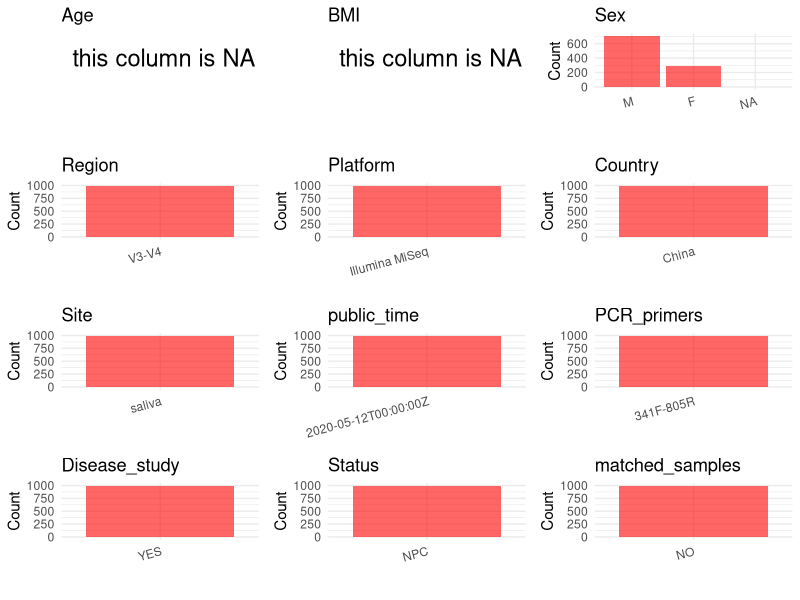

Recreate this plot in R. (Note: this script raises an error after producing the figure.)
## ---- chunk 1
# Load necessary libraries
library(dplyr)
library(ggplot2)
library(cowplot)

# Set working directory (update this path to your local directory)
setwd("D:/oral_project/PRJEB37445")

# Read the initial metadata files
initial_meta<-read.csv("SraRunTable.csv",header = T)

# Combine the two metadata files
#meta <- rbind(initial_meta, initial_meta1)

#Remove entries non-oral samples
#initial_meta <- subset(initial_meta,isolate %in% c("saliva","tongue coat"))

# Check the number of samples containing "HT" in Sample.Name (e.g., healthy controls)
#nrow(subset(meta, grepl("HT", Sample.Name)))

# Display the first few rows of the metadata
head(initial_meta)
## ---- chunk 2
# Create a uniform metadata dataframe
metadata <- data.frame(
  BioProject = initial_meta$BioProject,
  Run = initial_meta$Run,
  sample_name = initial_meta$Sample_name,
  Age = NA,
  BMI = NA,
  Sex = initial_meta$sex,
  Region = "V3-V4",
  Platform = initial_meta$Instrument,
  Country = initial_meta$geo_loc_name_country,
  Site = initial_meta$environment_.material.,
  public_time = initial_meta$ReleaseDate,
  stringsAsFactors = FALSE
)
## ---- chunk 3
# Add information obtained from the publication
metadata$PCR_primers <- "341F-805R"
metadata$title <- "Influence of Pre-treatment Saliva Microbial Diversity and Composition on Nasopharyngeal Carcinoma Prognosis"
metadata$Disease_study <- "YES"
# Assign disease status based on sample_name patterns
metadata$Status<-"NPC"

#get subjects id according to sample id
metadata$sample_name<-gsub("case_|control_","",metadata$sample_name)
#get subjects id with Saliva available
keep_subjects<-subset(metadata,Site %in% "saliva")
#remove subjects without Saliva samples
metadata<-subset(metadata,sample_name %in% keep_subjects$sample_name)
#get subjects sampling counts
sample_counts <- table(metadata$sample_name)
# Create matched_samples column, any subjects have >=2 samples will be label "YES", otherwise "NO"
metadata <- metadata %>%
  group_by(sample_name) %>%
  mutate(
    sample_count = n(),
    unique_sites = n_distinct(Site),
    matched_samples = ifelse(sample_count >= 2 & unique_sites >= 2, "YES", "NO")
  ) %>%
  select(-sample_count, -unique_sites)  # 移除临时列
## ---- chunk 4
metadata <- metadata %>%
  mutate(
    Sex = trimws(Sex),                # 去掉首尾空格
    Sex = tolower(Sex),               # 全部转小写，方便统一处理
    Sex = case_when(
      Sex == "female" ~ "F",
      Sex == "male" ~ "M",
      TRUE ~ NA_character_            # 其他未识别的情况也转成 NA
    )
  )
## ---- chunk 5
# Check the number of unique runs and sample names
print(paste("Number of unique runs:", length(unique(metadata$Run))))
print(paste("Number of unique sample names:", length(unique(metadata$sample_name))))
## ---- chunk 6
# Select columns for visualization
plot_data <- metadata %>%
  select(-BioProject, -Run, -sample_name, -title)

# Function to create simple plots for each column
create_simple_plots <- function(data) {
  plots <- list()
  
  for (col in colnames(data)) {
    # Check if the column is all NA
    if (all(is.na(data[[col]]))) {
      # Create an empty plot with text indicating all NA
      p <- ggplot() +
        annotate("text", x = 0.5, y = 0.5, label = "this column is NA", size = 6) +
        labs(title = col) +
        theme_void()
    } else if (is.numeric(data[[col]])) {
      # Numeric variable: histogram
      p <- ggplot(data, aes(x = .data[[col]])) +
        geom_histogram(fill = "blue", alpha = 0.6, bins = 20, na.rm = TRUE) +
        labs(title = col) +
        theme_minimal()
    } else {
      # Categorical variable: bar plot (remove NA values)
      count_data <- as.data.frame(table(data[[col]], useNA = "ifany"))
      p <- ggplot(count_data, aes(x = reorder(Var1, -Freq), y = Freq)) +
        geom_col(fill = "red", alpha = 0.6) +
        labs(title = col, x = NULL, y = "Count") +
        theme_minimal() +
        theme(axis.text.x = element_text(angle = 15, hjust = 1))
    }
    plots[[col]] <- p
  }
  
  return(plots)
}

# Generate and arrange plots
plots <- create_simple_plots(plot_data)
p<-plot_grid(plots$Age, 
          plots$BMI, 
          plots$Sex, 
          plots$Region, 
          plots$Platform, 
          plots$Country, 
          plots$Site,
          plots$public_time, 
          plots$PCR_primers,
          plots$Disease_study,
          plots$Status,
          plots$matched_samples,# add 
          ncol = 3, align = "hv", axis = "lb")
ggsave("Metadata_Summary.png", plot = p, width = 8, height = 6, dpi = 150)
## ---- chunk 7
knitr::include_graphics("Metadata_Summary.png")
## ---- chunk 8
# Reorder columns to match the desired format
metadata <- metadata[, c(
  "BioProject", "Run", "sample_name", "Age", "BMI", "Sex", 
  "Region", "Platform", "Country", "Site", "public_time", 
  "PCR_primers", "title", "Disease_study", "Status","matched_samples"
)]

# Export the uniform metadata to a CSV file
write.csv(metadata, file = "metadata.csv", quote = TRUE)
head(metadata)
